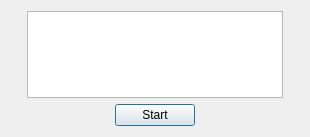
<?xml version="1.0" encoding="UTF-8"?>
<ui version="4.0">
 <class>Server</class>
 <widget class="QDialog" name="Server">
  <property name="geometry">
   <rect>
    <x>0</x>
    <y>0</y>
    <width>310</width>
    <height>137</height>
   </rect>
  </property>
  <property name="windowTitle">
   <string>Dialog</string>
  </property>
  <layout class="QVBoxLayout" name="verticalLayout">
   <item alignment="Qt::AlignHCenter|Qt::AlignTop">
    <widget class="QPlainTextEdit" name="plainTextEdit">
     <property name="maximumSize">
      <size>
       <width>256</width>
       <height>110</height>
      </size>
     </property>
    </widget>
   </item>
   <item alignment="Qt::AlignHCenter|Qt::AlignBottom">
    <widget class="QPushButton" name="Start">
     <property name="text">
      <string>Start</string>
     </property>
    </widget>
   </item>
  </layout>
 </widget>
 <resources/>
 <connections/>
</ui>
